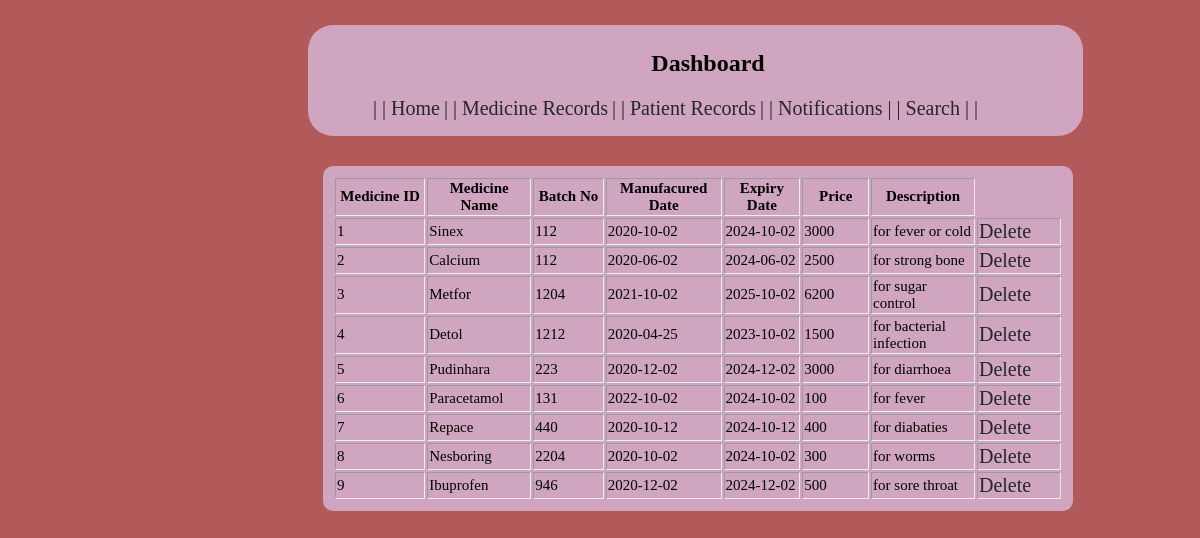
Screenshot of /php/displaymedicine.php with the database file from the repository.
### tables this page shows
CREATE TABLE purchase  (
  s_name VARCHAR(20),
  s_id INT,
  address VARCHAR (20),
  contact NVARCHAR (10),
  m_id INT PRIMARY KEY,
  m_name VARCHAR(20), 
  batch_no INT , 
  mft_date DATE ,
  exp_date DATE,
  price INT,
  qty INT,
  descript VARCHAR(100) ,
  p_date DATE
);

### php/displaymedicine.php (the view, shortened to what this page needs)
<!DOCTYPE html>
<html lang="en">
<head>
	<link rel="stylesheet" href="../css/displayrecord.css">
</head>
<body>
<div class="container">
		<div class="box">
            <h2 style="text-align:center;">Dashboard</h2>
			<ul>
                <li   ><a href="dashboard.php">|  | Home</a></li>
				<li   ><a href="m.php">|  | Medicine Records</a></li>
				<li   > <a href="p.php">|  | Patient Records</a></li>
				<li   > <a href="n.php">|  | Notifications</a>  </li>
				<li   > <a href="search.php">| | Search  | |</a>  </li>
			</ul>
		</div>
        <div class="box1">
		<?php
	include "connect.php";
	$disQuery="select * from purchase";
	$disExe=mysqli_query($conn,$disQuery);
	echo "<table border=1px>";
	echo "<tr>";
	echo "<th>Medicine ID</th>";
	echo "<th>Medicine Name</th>";
	echo "<th>Batch No</th>";
	echo "<th>Manufacured Date</th>";
	echo "<th>Expiry Date</th>";
	echo "<th>Price</th>";
    echo "<th>Description		</th>";
	echo "</tr>";
	if ($disExe) {
		while ($row=mysqli_fetch_assoc($disExe)) {
			$Medicine_id=$row['m_id'];
			$Medicine_name=$row['m_name'];
			$Batch_No=$row['batch_no'];
			$Manufacured_date=$row['mft_date'];
			$Expiry_date=$row['exp_date'];
			$Price=$row['price'];
            $Description=$row['descript'];
			echo "<tr>";
			echo "<td>$Medicine_id</td>";
			echo "<td>$Medicine_name</td>";
			echo "<td>$Batch_No</td>";
			echo "<td>$Manufacured_date</td>";
			echo "<td>$Expiry_date</td>";
			echo "<td>$Price</td>";
            echo "<td>$Description</td>";
			echo "<td><a href='delmedicine.php?m_name=$Medicine_name '>Delete</a></td>";
			echo "</tr>";
		}
	}
	echo "</table>";
?>
</div></div>
</body>
</html>

### css/displayrecord.css (style rules this page uses)
body { background-color: #b25959; }
a,li { list-style-type: none; display: inline; text-decoration: none; color: #272727; font-size: 20px; align-items: center; }
.container { height: 500px auto; width:1000px; margin-top: 20px; }
.box { height: 5%; width: 75%; margin-top: 5px; margin-left: 300px; margin-right: 570px; float: left; padding-left: 25px; padding-top: 5px; background-color: #cfa5bf; border-radius: 25px; }
.box1 { width:75%; margin-left: 315px; float: left; margin-top: 30px; background-color: #cfa5bf; border-radius: 10px; }
table { padding: 10px; margin: auto; border: none; }
tr { max-height: 90%; padding-bottom: 5px; height:auto; }
th,td { width: 350px; height: 10px; font-size: 15px; }

### rows the page displays
purchase: m_id "1", m_name "Sinex", batch_no "112", mft_date "2020-10-02", exp_date "2024-10-02", price "3000", descript "for fever or cold"
purchase: m_id "2", m_name "Calcium", batch_no "112", mft_date "2020-06-02", exp_date "2024-06-02", price "2500", descript "for strong bone"
purchase: m_id "3", m_name "Metfor", batch_no "1204", mft_date "2021-10-02", exp_date "2025-10-02", price "6200", descript "for sugar control"
purchase: m_id "4", m_name "Detol", batch_no "1212", mft_date "2020-04-25", exp_date "2023-10-02", price "1500", descript "for bacterial infection"
purchase: m_id "5", m_name "Pudinhara", batch_no "223", mft_date "2020-12-02", exp_date "2024-12-02", price "3000", descript "for diarrhoea"
purchase: m_id "6", m_name "Paracetamol", batch_no "131", mft_date "2022-10-02", exp_date "2024-10-02", price "100", descript "for fever"
purchase: m_id "7", m_name "Repace", batch_no "440", mft_date "2020-10-12", exp_date "2024-10-12", price "400", descript "for diabaties"
purchase: m_id "8", m_name "Nesboring", batch_no "2204", mft_date "2020-10-02", exp_date "2024-10-02", price "300", descript "for worms"
purchase: m_id "9", m_name "Ibuprofen", batch_no "946", mft_date "2020-12-02", exp_date "2024-12-02", price "500", descript "for sore throat"
